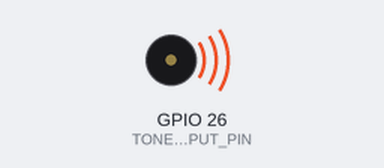
A sketch run on a simulated ESP32. On the bench: buzzer (waves = sounding).

Above: at 0.2 s.
Timing chart, 0 to 5.2 s (numbered marks = the images above):
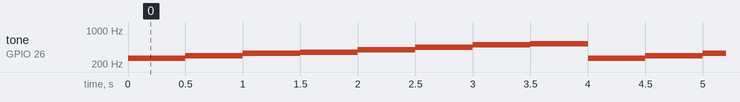

The sketch:

PlayScale.ino
```cpp
/**
 * The Arduino tone() function relies on timer interrupts to precisely control the frequency
 * of a PWM waveform:
 * https://github.com/arduino/ArduinoCore-avr/blob/master/cores/arduino/Tone.cpp
 *
 * This is completely different on the ESP32. So, we need a different approach. Fortunately,
 * there is some basic infrastructure in the arduino-esp32 library to help. Specifically,
 * in esp32-hal-ledc:
 * https://github.com/espressif/arduino-esp32/blob/master/cores/esp32/esp32-hal-ledc.h
 * https://github.com/espressif/arduino-esp32/blob/master/cores/esp32/esp32-hal-ledc.c
 *
 * Here, there are a few things of interest. First:
 *   typedef enum {
 *     NOTE_C, NOTE_Cs, NOTE_D, NOTE_Eb, NOTE_E, NOTE_F, NOTE_Fs, NOTE_G, NOTE_Gs, NOTE_A, NOTE_Bb, NOTE_B, NOTE_MAX
 *  } note_t;
 *
 * Which just nicely sets up named indices into the method:
 *   ledcWriteNote(uint8_t chan, note_t note, uint8_t octave){
 *
 * So, we can call ledcWriteNote(<pwm_channel>, NOTE_C, 4); to play middle C (C4)
 *
 * We can also just call ledcWriteTone(uint8_t chan, double freq) to play a raw
 * frequency at that PWM channel.
 *
 * By Jon E. Froehlich
 * @jonfroehlich
 * http://makeabilitylab.io
 *
 */

// Change this depending on where you put your piezo buzzer
const int TONE_OUTPUT_PIN = 26;

// The ESP32 has 16 channels which can generate 16 independent waveforms
// We'll just choose PWM channel 0 here
const int TONE_PWM_CHANNEL = 0;

void setup() {
  ledcAttachPin(TONE_OUTPUT_PIN, TONE_PWM_CHANNEL);
}

void loop() {
  // Plays the middle C scale
  ledcWriteNote(TONE_PWM_CHANNEL, NOTE_C, 4);
  delay(500);
  ledcWriteNote(TONE_PWM_CHANNEL, NOTE_D, 4);
  delay(500);
  ledcWriteNote(TONE_PWM_CHANNEL, NOTE_E, 4);
  delay(500);
  ledcWriteNote(TONE_PWM_CHANNEL, NOTE_F, 4);
  delay(500);
  ledcWriteNote(TONE_PWM_CHANNEL, NOTE_G, 4);
  delay(500);
  ledcWriteNote(TONE_PWM_CHANNEL, NOTE_A, 4);
  delay(500);
  ledcWriteNote(TONE_PWM_CHANNEL, NOTE_B, 4);
  delay(500);
  ledcWriteNote(TONE_PWM_CHANNEL, NOTE_C, 5);
  delay(500);

  // ledcDetachPin(TONE_OUTPUT_PIN);
}
```

Measured:
- by itself, tone on GPIO 26 (TONE_OUTPUT_PIN): repeats every 4.0 s: 293 Hz 0.50 s, 329 Hz 0.50 s, 349 Hz 0.50 s, 392 Hz 0.50 s, 440 Hz 0.50 s, 493 Hz 0.50 s, 523 Hz 0.50 s, 261 Hz 0.50 s
